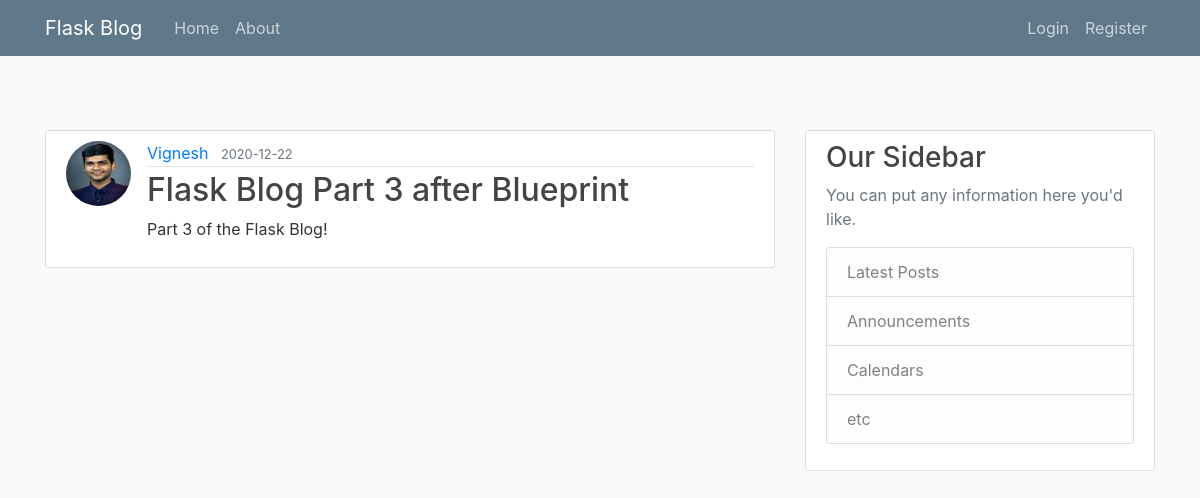
Screenshot of /post/3 with the database file from the repository.
### flaskblog/models.py (models this page shows, shortened)
class User(db.Model, UserMixin):
    id = db.Column(db.Integer, primary_key=True)
    username = db.Column(db.String(20), unique=True, nullable=False)
    email = db.Column(db.String(120), unique=True, nullable=False)
    image_file = db.Column(db.String(20), nullable=False, default="default.jpg")
    password = db.Column(db.String(60), nullable=False)
    posts = db.relationship("Post", backref="author", lazy=True)

class Post(db.Model):
    id = db.Column(db.Integer, primary_key=True)
    title = db.Column(db.String(100), unique=True, nullable=False)
    date_posted = db.Column(db.DateTime, nullable=False, default=datetime.utcnow)
    content = db.Column(db.Text, nullable=False)
    user_id = db.Column(db.Integer, db.ForeignKey("user.id"), nullable=False)

### flaskblog/posts/routes.py (the view)
@posts.route("/post/<int:post_id>")
def post(post_id):
    post = Post.query.get_or_404(post_id)
    return render_template("post.html", title=post.title, post=post)

### flaskblog/templates/post.html (shortened to what this page needs)
{% extends "layout.html" %}
{% block content %}
    <article class="media content-section">
        <img src="{{ url_for('static', filename='profile_pics/' + post.author.image_file) }}" alt="" class="rounded-circle article-img">
      <div class="media-body">
        <div class="article-metadata">
          <a class="mr-2" href="{{ url_for('users.user_posts', username=post.author.username) }}">{{ post.author.username }}</a>
          <small class="text-muted">{{ post.date_posted.strftime('%Y-%m-%d') }}</small>
        </div>
        <h2 class="article-title">{{ post.title }}</h2>
        <p class="article-content">{{ post.content }}</p>
      </div>
    </article>
{% endblock content %}

### flaskblog/static/main.css (style rules this page uses)
body { background: #fafafa; color: #333333; margin-top: 5rem; }
h1, h2, h3, h4, h5, h6 { color: #444444; }
.content-section { background: #ffffff; padding: 10px 20px; border: 1px solid #dddddd; border-radius: 3px; margin-bottom: 20px; }
.article-title { color: #444444; }
.article-content { white-space: pre-line; }
.article-img { height: 65px; width: 65px; margin-right: 16px; }
.article-metadata { padding-bottom: 1px; margin-bottom: 4px; border-bottom: 1px solid #e3e3e3 }

### rows the page displays
User: image_file (picture), author.username "Vignesh"
Post: date_posted "2020-12-22", title "Flask Blog Part 3 after Blueprint", content "Part 3 of the Flask Blog!"
